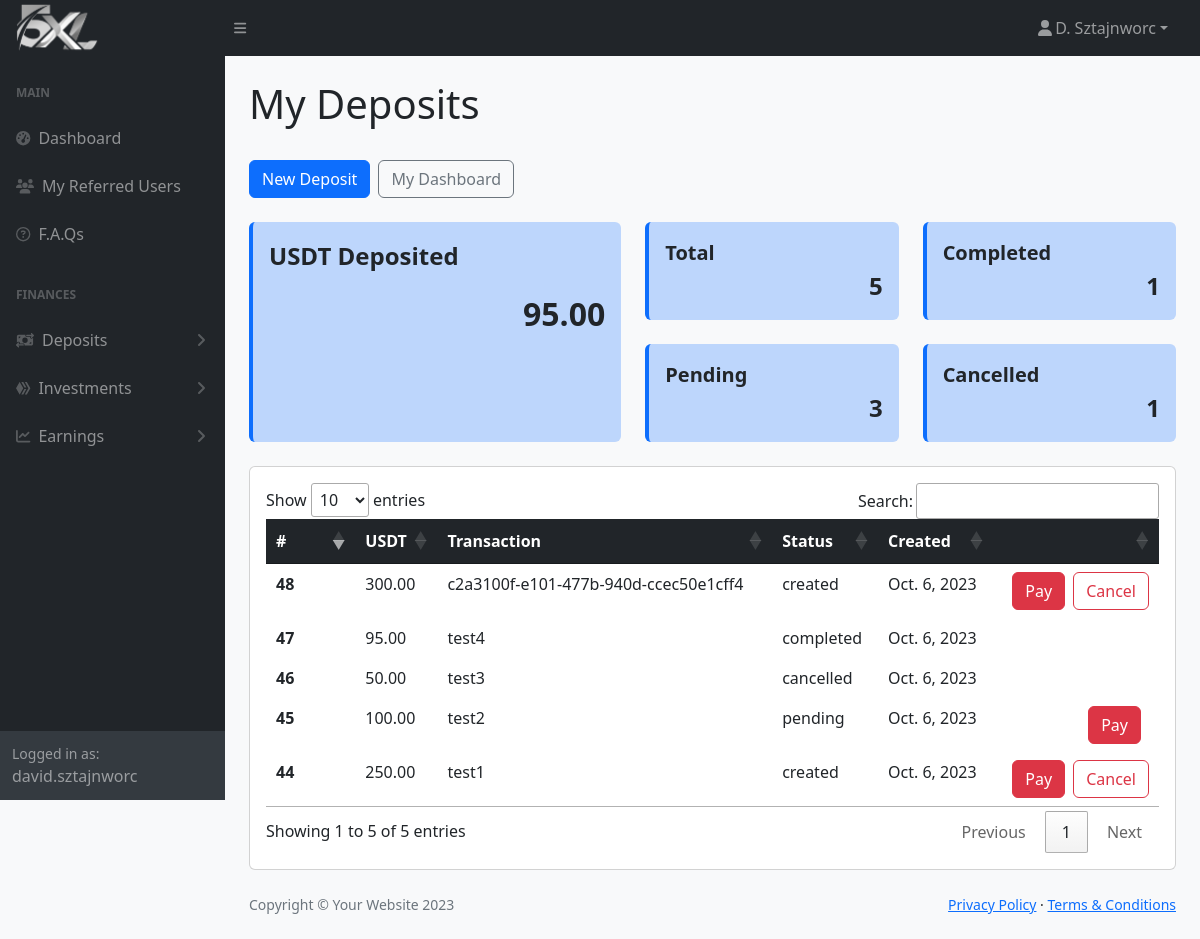
The page /deposits/ (signed in) on the database its author committed.
### myapp/models.py (models this page shows, shortened)
class Profile(models.Model):
    user = models.OneToOneField(User, on_delete=models.CASCADE)
    firstName = models.CharField(max_length=100, default='')
    lastName = models.CharField(max_length=100, default='')
    phone = models.CharField(max_length=100, default='')
    country = models.CharField(max_length=100, default='')
    dateOfBirth = models.DateField(null=True, blank=True)
    dateJoined = models.DateField(auto_now_add=True)
    referral_code = models.CharField(max_length=12, unique=True, blank=True)
    referred_by = models.ForeignKey(
        'self', on_delete=models.SET_NULL, null=True, blank=True)
    balance = models.DecimalField(max_digits=20, decimal_places=2, default=0, blank=True)
    ewallet = models.CharField(max_length=100, null=True, blank=True)
    def get_full_name(self):
        return f"{self.firstName} {self.lastName}"
    def get_short_name(self):
        return self.firstName[0] + ". " + self.lastName
    def getCountOfDeposits(self):
        return Deposits.objects.filter(user=self.user).count()
    def getCountOfDepositsCompleted(self):
        return Deposits.objects.filter(user=self.user, status='completed').count()
    def getCountOfDepositsPending(self):
        return Deposits.objects.filter(user=self.user, status__in=['pending', 'created']).count()
    def getCountOfDepositsCancelled(self):
        return Deposits.objects.filter(user=self.user, status='cancelled').count()
    def getTotalDeposits(self):
        total = 0
        for deposit in Deposits.objects.filter(user=self.user, status='completed'):
            total += deposit.amount
        return total

class Deposits(models.Model):
    user = models.ForeignKey(User, on_delete=models.CASCADE)
    amount = models.DecimalField(max_digits=20, decimal_places=2)
    currency = models.CharField(max_length=10)
    date = models.DateField(auto_now_add=True)
    charge_id = models.CharField(max_length=100, default='')
    status = models.CharField(max_length=100, default='created')

### myapp/views.py (the view)
# urls.py: path('deposits/', views.deposits, name='deposits'),
@login_required
def deposits(request):
    deposits = request.user.deposits_set.all().order_by("date")
    return render(request, "deposits.html", {"deposits": deposits})

### myapp/templates/deposits.html (shortened to what this page needs)
{% extends "layout.html" %}
{% block content %}
<main>
    <div class="container-fluid px-4">
        <div class="row">
            <h1 class="mt-4">My Deposits</h1>
            <div class="col-12 mt-4">
                <div class="d-flex">
                    <div class="me-2">
                        <a href="{% url 'newDeposit' %}" class="btn btn-primary">New Deposit</a>
                    </div>
                    <div class="me-2">
                        <a href="{% url 'index' %}" class="btn btn-outline-secondary">My Dashboard</a>
                    </div>
                </div>
            </div>
            <div class="col-12 mt-4">
                <div class="row">
                    <div class="col-md-5 pb-4">
                        <div
                            class="card bg-primary bg-opacity-25 mb-4 border border-primary border-4 border-top-0 border-end-0 border-bottom-0 h-100">
                            <div class="card-body">
                                <p class="fw-bolder fs-4">USDT Deposited</p>
                                <p class="fw-bolder text-end fs-2">
                                    {{ request.user.profile.getTotalDeposits|floatformat:2 }}</p>
                            </div>
                        </div>
                    </div>
                    <div class="col-md-7">
                        <div class="row">
                            <div class="col-6">
                                <div
                                    class="card bg-primary bg-opacity-25 mb-4 border border-primary border-4 border-top-0 border-end-0 border-bottom-0">
                                    <div class="card-body">
                                        <p class="fw-bolder fs-5 m-0">Total</p>
                                        <p class="fw-bolder text-end fs-4 m-0">
                                            {{ request.user.profile.getCountOfDeposits }}</p>
                                    </div>
                                </div>
                            </div>
                            <div class="col-6">
                                <div
                                    class="card bg-primary bg-opacity-25 mb-4 border border-primary border-4 border-top-0 border-end-0 border-bottom-0">
                                    <div class="card-body">
                                        <p class="fw-bolder fs-5 m-0">Completed</p>
                                        <p class="fw-bolder text-end fs-4 m-0">
                                            {{ request.user.profile.getCountOfDepositsCompleted }}</p>
                                    </div>
                                </div>
                            </div>
                            <div class="col-6">
                                <div
                                    class="card bg-primary bg-opacity-25 mb-4 border border-primary border-4 border-top-0 border-end-0 border-bottom-0">
                                    <div class="card-body">
                                        <p class="fw-bolder fs-5 m-0">Pending</p>
                                        <p class="fw-bolder text-end fs-4 m-0">
                                            {{ request.user.profile.getCountOfDepositsPending }}</p>
                                    </div>
                                </div>
                            </div>
                            <div class="col-6">
                                <div
                                    class="card bg-primary bg-opacity-25 mb-4 border border-primary border-4 border-top-0 border-end-0 border-bottom-0">
                                    <div class="card-body">
                                        <p class="fw-bolder fs-5 m-0">Cancelled</p>
                                        <p class="fw-bolder text-end fs-4 m-0">
                                            {{ request.user.profile.getCountOfDepositsCancelled }}</p>
                                    </div>
                                </div>
                            </div>
                        </div>
                    </div>
                </div>
                <div class="card card-body table-responsive">
                    <table class="table table-borderless" id="dataTable" cellspacing="0">
                        <thead class="table-dark">
                            <tr>
                                <th scope="col" style="width: 10%;">#</th>
                                <th scope="col">USDT</th>
                                <th scope="col">Transaction</th>
                                <th scope="col">Status</th>
                                <th scope="col">Created</th>
                                <th scope="col"></th>
                            </tr>
                        </thead>
                        <tbody>
                            {% for deposit in deposits %}
                            <tr>
                                <th scope="row">{{ deposit.id }}</th>
                                <td>{{ deposit.amount }}</td>
                                <td>{{ deposit.charge_id }}</td>
                                <td>{{ deposit.status }}</td>
                                <td>{{ deposit.date }}</td>
                                <td class="text-end d-flex border-0 justify-content-end">
                                    {% if deposit.status == 'created' %}
                                    <a href="{% url 'payment' deposit.id %}" class="btn btn-danger me-2">Pay</a>
                                    <a href="#" class="btn btn-outline-danger">Cancel</a>
                                    {% elif deposit.status == 'pending' %}
                                    <a href="{% url 'payment' deposit.id %}" class="btn btn-danger me-2">Pay</a>
                                    {% endif %}
                                </td>
                            </tr>
                            {% endfor %}
                        </tbody>
                    </table>
                </div>
            </div>
        </div>
    </div>
</main>
{% endblock %}

### myapp/templates/layout.html (shortened to what this page needs)
{% load static %}
<!DOCTYPE html>
<html lang="en">
<head>
    <link rel="stylesheet" type="text/css" href="{% static 'css/styles.css' %}">
    <link rel="stylesheet" href="https://cdn.jsdelivr.net/npm/bootstrap-icons@1.10.4/font/bootstrap-icons.css">
    <link rel="stylesheet" type="text/css" href="https://cdn.datatables.net/1.11.3/css/jquery.dataTables.css">
    <link href="https://cdn.jsdelivr.net/npm/select2@4.1.0-rc.0/dist/css/select2.min.css" rel="stylesheet" />
</head>
<body class="sb-nav-fixed bg-light">
    <nav class="sb-topnav navbar navbar-expand navbar-dark bg-dark">
        <a class="navbar-brand ps-3" href="{% url 'index' %}">
            <img src="{% static 'img/logo_white.png' %}" alt="" height="100" class="d-inline-block align-text-top"
                style="
            margin-top: -10px; margin-bottom: -10px; margin-left: -10px; margin-right: -10px; padding: 0px;">
        </a>
        <button class="btn btn-link btn-sm order-1 order-lg-0 me-4 me-lg-0" id="sidebarToggle" href="#!"><i
                class="fas fa-bars"></i></button>
        <ul class="navbar-nav ms-auto ms-md-0 me-3 me-lg-4">
            <li class="nav-item dropdown">
                <a class="nav-link dropdown-toggle" id="navbarDropdown" href="#" role="button" data-bs-toggle="dropdown"
                    aria-expanded="false"><i class="fas fa-user fa-fw"></i>{{user.profile.get_short_name}}</a>
            </li>
        </ul>
    </nav>
    <div id="layoutSidenav">
        <div id="layoutSidenav_nav">
            <nav class="sb-sidenav accordion sb-sidenav-dark" id="sidenavAccordion">
                <div class="sb-sidenav-menu">
                    <div class="nav">
                        <div class="sb-sidenav-menu-heading">Main</div>
                        <a class="nav-link" href="{% url 'index' %}">
                            <div class="sb-nav-link-icon"><i class="fas fa-tachometer-alt"></i></div>
                            Dashboard
                        </a>
                        <a class="nav-link" href="{% url 'referrals' %}">
                            <div class="sb-nav-link-icon"><i class="fas fa-users"></i></div>
                            My Referred Users
                        </a>
                        <a class="nav-link" href="{% url 'faqs' %}">
                            <div class="sb-nav-link-icon"><i class="fa-regular fa-circle-question"></i></div>
                            F.A.Qs
                        </a>
                        <div class="sb-sidenav-menu-heading">Finances</div>
                        <a class="nav-link collapsed" href="#" data-bs-toggle="collapse"
                            data-bs-target="#collapseDeposits" aria-expanded="false" aria-controls="collapseDeposits">
                            <div class="sb-nav-link-icon"><i class="fa-solid fa-money-bill-transfer"></i></div>
                            Deposits
                            <div class="sb-sidenav-collapse-arrow"><i class="fas fa-angle-down"></i></div>
                        </a>
                        <a class="nav-link collapsed" href="#" data-bs-toggle="collapse"
                            data-bs-target="#collapseInvestments" aria-expanded="false" aria-controls="collapseInvestments">
                            <div class="sb-nav-link-icon"><i class="fa-brands fa-hive"></i></div>
                            Investments
                            <div class="sb-sidenav-collapse-arrow"><i class="fas fa-angle-down"></i></div>
                        </a>
                        <a class="nav-link collapsed" href="#" data-bs-toggle="collapse"
                            data-bs-target="#collapseEarnings" aria-expanded="false" aria-controls="collapseEarnings">
                            <div class="sb-nav-link-icon"><i class="fa-solid fa-chart-line"></i></div>
                            Earnings
                            <div class="sb-sidenav-collapse-arrow"><i class="fas fa-angle-down"></i></div>
                        </a>
                    </div>
                </div>
                <div class="sb-sidenav-footer">
                    <div class="small">Logged in as:</div>
                    {{user}}
                </div>
            </nav>
        </div>
        <div id="layoutSidenav_content">
            {% block content %}
            {% endblock %}
            <footer class="py-4 bg-light mt-auto">
                <div class="container-fluid px-4">
                    <div class="d-flex align-items-center justify-content-between small">
                        <div class="text-muted">Copyright &copy; Your Website 2023</div>
                        <div>
                            <a href="#">Privacy Policy</a>
                            &middot;
                            <a href="#">Terms &amp; Conditions</a>
                        </div>
                    </div>
                </div>
            </footer>
        </div>
    </div>
</body>
</html>

### rows shown on the page
Deposits: id "44", amount "250.00", charge_id "test1", status "created", date "Oct. 6, 2023", shows "Pay"
Deposits: id "45", amount "100.00", charge_id "test2", status "pending", date "Oct. 6, 2023", shows "Pay"
Deposits: id "46", amount "50.00", charge_id "test3", status "cancelled", date "Oct. 6, 2023"
Deposits: id "47", amount "95.00", charge_id "test4", status "completed", date "Oct. 6, 2023"
Deposits: id "48", amount "300.00", charge_id "c2a3100f-e101-477b-940d-ccec50e1cff4", status "created", date "Oct. 6, 2023", shows "Pay"

### other values the page prints
{{ user.profile.get_short_name }} "D. Sztajnworc"
{{ user }} "david.sztajnworc"
{{ request.user.profile.getTotalDeposits|floatformat:2 }} "95.00"
{{ request.user.profile.getCountOfDeposits }} "5"
{{ request.user.profile.getCountOfDepositsCompleted }} "1"
{{ request.user.profile.getCountOfDepositsPending }} "3"
{{ request.user.profile.getCountOfDepositsCancelled }} "1"
